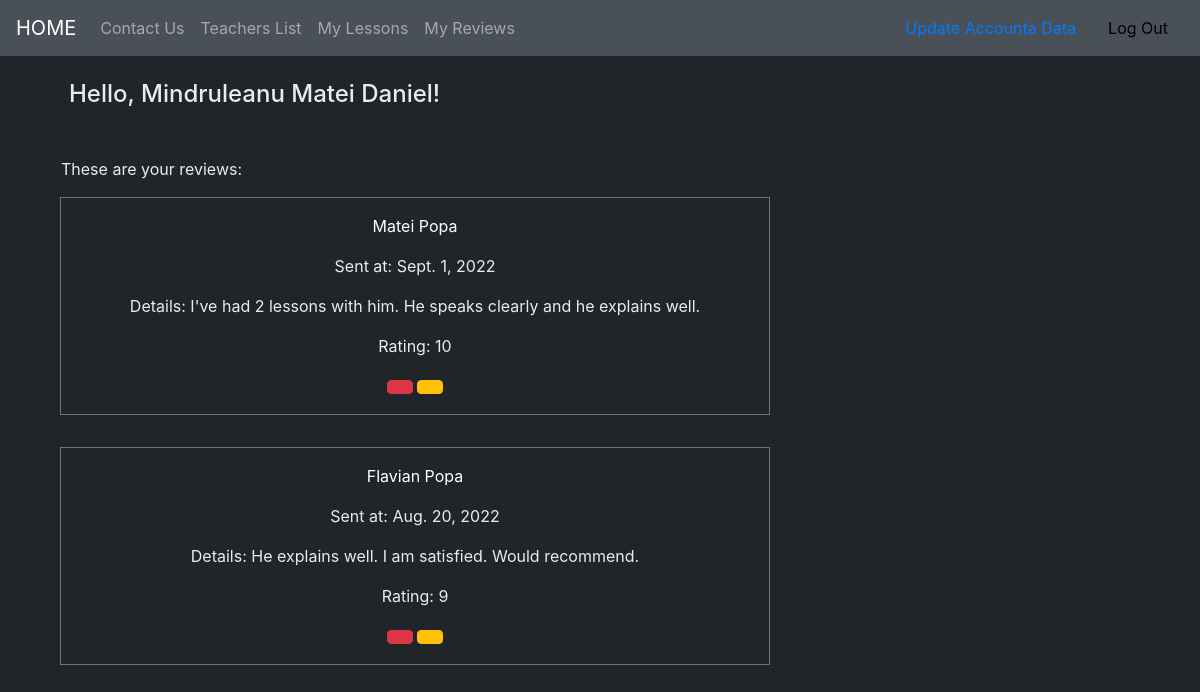
The app's page /reviews/sr/8/ (signed in) with its own data.
### accounts/models.py (models this page shows, shortened)
class User(AbstractUser):
    phone_number = models.CharField(max_length=10,blank=False, validators=[phone_number_validator], unique=True)
    email = models.EmailField(unique=True)
    is_student = models.BooleanField(default=False)
    is_teacher = models.BooleanField(default=False)

class Teacher(models.Model):
    user = models.OneToOneField(User, on_delete=models.CASCADE, primary_key=True)
    subject = models.ForeignKey(Subject, on_delete=models.SET_NULL, null=True)
    price = models.IntegerField(default=100)

### reviews/models.py (models this page shows, shortened)
class Review(models.Model):
    user = models.ForeignKey(User, on_delete=models.CASCADE)
    teacher = models.ForeignKey(Teacher, on_delete=models.CASCADE, null=True)
    sent_date = models.DateField(auto_now_add=True)
    description = models.TextField()
    rating = models.PositiveIntegerField(validators = [rating_validator])
    class Meta:
        ordering = ["-sent_date"]
        unique_together = ['user', 'teacher']

### reviews/views.py (the view)
# urls.py: path('sr/<int:pk>/', views.StudentReviews.as_view(), name='student_reviews'),
@method_decorator([login_required, student_required], name='dispatch')
class StudentReviews(generic.ListView):
    model = Review
    template_name = 'reviews/student_reviews_list.html'
    paginate_by = 5
    def get_queryset(self):
        queryset = super(StudentReviews, self).get_queryset()
        queryset = queryset.filter(user=self.request.user)
        return queryset
    def get_context_data(self,**kwargs):
        context = super().get_context_data(**kwargs)
        context['user'] = self.request.user
        return context

### reviews/templates/reviews/student_reviews_list.html (shortened to what this page needs)
{% extends "base.html" %}
{% load bootstrap_icons %}
{% block extra_css %}
    {% load static %}
    <link rel="stylesheet" type="text/css" href="{% static 'invicta/css/lessons_and_reviews.css' %}" >
{% endblock %}
{% block content %}
    <h4 class="list-title">Hello, {{user.first_name}} {{user.last_name}}!</h4>
    <p class="list-paragraph">These are your reviews:</p>
    <div class="col-md-8">
        {% for review in object_list  %}
            {% include "reviews/_student_review.html" %}
        {% endfor %}
    </div>
{% endblock %}

### reviews/templates/reviews/_student_review.html (shortened to what this page needs)
{% load bootstrap_icons %}
<div class="review_list_div">
    <a class="lessons-a review-a" href="{% url 'profiles:profile_detail' slug=review.teacher.profile.slug %}">
        {{ review.teacher.user.first_name }} {{ review.teacher.user.last_name }}
    </a>
    <p>
        Sent at: {{ review.sent_date }}
    </p>
    <p>
        Details: {{ review.description }}
    </p>
    <p>
        Rating: {{ review.rating }}
    </p>
    <div class="col-lg-12 delete_edit_review_div">
        <a class="btn btn-danger" href="{% url 'reviews:delete_review' pk=review.pk %}">
        </a>
        <a class="btn btn-warning" href="{% url 'reviews:update_review' pk=review.pk %}">
        </a>
    </div>
</div>

### static/invicta/css/master.css (style rules this page uses)
.review_list_div { border : 1px solid black; margin-bottom: 2em; text-align: center; }
body { background-color: #212529; color: #E9ECEF; }

### static/invicta/css/lessons_and_reviews.css (style rules this page uses)
a.lessons-a { color: white; text-decoration: none; margin-left: 1.25em; margin-right: 1.25em; }
.list-title { margin: 1em 1em 2em 1em; }
.list-paragraph { font-size: 1em; margin-left: 1em; }
.review_list_div { border : 1px solid #6C757D; margin-bottom: 2em; text-align: center; padding-top: 1em; }
a.review-a { margin-bottom: 1em; display: block; }
.delete_edit_review_div { margin-bottom: 1em; }

### records on screen
User: first_name "Mindruleanu", last_name "Matei Daniel"
Review: teacher.user.first_name "Matei", teacher.user.last_name "Popa", sent_date "Sept. 1, 2022", description "I've had 2 lessons with him. He speaks clearly and he explains well.", rating "10"
Review: teacher.user.first_name "Flavian", teacher.user.last_name "Popa", sent_date "Aug. 20, 2022", description "He explains well. I am satisfied. Would recommend.", rating "9"
